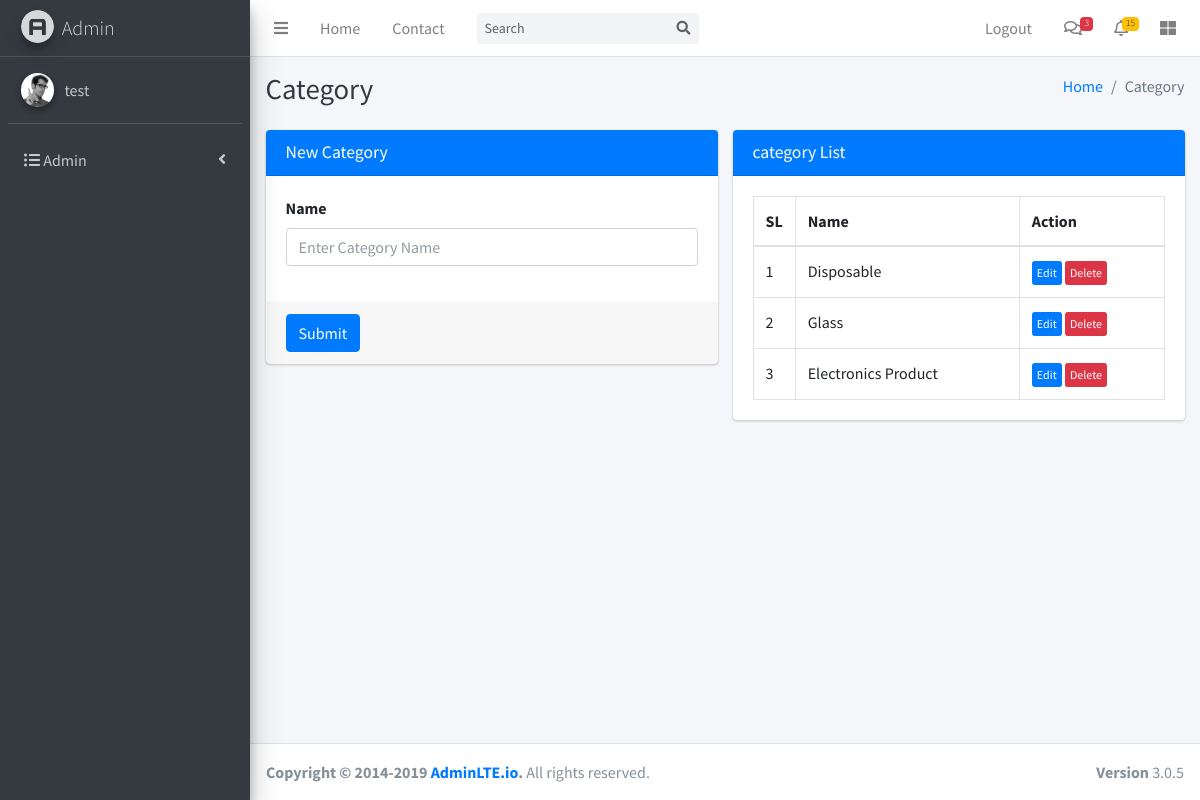
The app's page /admin/category.php (signed in) with its own data.
### tables this page shows
CREATE TABLE `category` (
  `categoryID` int(11) NOT NULL,
  `category_name` varchar(255) NOT NULL,
  `extra_charge` varchar(100) NOT NULL
);

### admin/class/Controller.php (called while the page is built, shortened)
<?php
class Controller {
    private $conn;
    function __construct($host, $user, $password, $dbName) {
        $this->conn = new mysqli($host, $user, $password, $dbName);
    }
    public function get_category() {
        $result = $this->conn->query("SELECT * FROM `category`");
        return $result;
    }
}

### admin/category.php (the view, shortened to what this page needs)
<?php
include_once 'header.php';
?>
<?php
include_once 'left_menu.php';
?>
<div class="content-wrapper">
  <div class="content-header">
    <div class="container-fluid">
      <div class="row mb-2">
        <div class="col-sm-6">
          <h1 class="m-0 text-dark">Category</h1>
        </div>
        <div class="col-sm-6">
          <ol class="breadcrumb float-sm-right">
            <li class="breadcrumb-item"><a href="#">Home</a></li>
            <li class="breadcrumb-item active">Category</li>
          </ol>
        </div>
      </div>
    </div>
  </div>
  <section class="content">
    <div class="container-fluid">
      <div class="row">
        <div class="col-md-12">
          <div class="row">
            <div class="col-md-6">
              <div class="card card-primary">
                <div class="card-header">
                  <h3 class="card-title">New Category </h3>
                </div>
                <?php
                if(isset($_GET['category_edit'])){
                  $cat=$obj->get_category_for_update($_GET['category_edit']);
                  ?>
                  <form role="form" action="<?php echo $_SERVER['PHP_SELF'] ?>" method="post">
                    <div class="card-body">
                      <div class="form-group">
                        <label for="exampleInputEmail1">Name</label>
                        <input type="text" name="name" class="form-control" id="exampleInputEmail1" placeholder="Enter Category Name" value="<?php echo $cat['category_name'] ?>">
                        <input type="hidden" name="categoryID" value="<?php echo $cat['categoryID'] ?>">
                      </div>
                    </div>
                    <div class="card-footer">
                      <button type="submit" class="btn btn-primary">Submit</button>
                    </div>
                  </form>
                  <?php
                }else{
                  ?>
                  <form role="form" action="<?php echo $_SERVER['PHP_SELF'] ?>" method="post">
                    <div class="card-body">
                      <div class="form-group">
                        <label for="exampleInputEmail1">Name</label>
                        <input type="text" name="name" class="form-control" id="exampleInputEmail1" placeholder="Enter Category Name">
                      </div>
                    </div>
                    <div class="card-footer">
                      <button type="submit" class="btn btn-primary">Submit</button>
                    </div>
                  </form>
                  <?php
                }
                ?>
              </div>
            </div>
            <div class="col-md-6">
              <div class="card">
                <div class="card-header bg-primary">
                  <h3 class="card-title">category List</h3>
                </div>
                <div class="card-body">
                  <table class="table table-bordered" id="myTable">
                    <thead>
                      <tr>
                        <th style="width: 10px">SL</th>
                        <th>Name</th>
                        <th >Action</th>
                      </tr>
                    </thead>
                    <tbody>
                      <?php
                      $list=$obj->get_category();
                      $i=1;
                      while ($row=$list->fetch_assoc()) {
                        ?>
                        <tr>
                          <td><?php echo $i++ ?></td>
                          <td><?php echo $row['category_name'] ?></td>
                          <td>
                            <a href="<?php echo $_SERVER['PHP_SELF'] ?>?category_edit=<?php echo $row['categoryID'] ?>" class="btn btn-xs btn-primary">Edit</a>
                            <a href="<?php echo $_SERVER['PHP_SELF'] ?>?category_delete=<?php echo $row['categoryID'] ?>" class="btn btn-xs btn-danger" onclick="return confirm('Are you sure?')">Delete</a>
                          </td>
                        </tr>
                        <?php } ?>
                      </tbody>
                    </table>
                  </div>
                </div>
              </div>
            </div>
          </div>
        </div>
      </div>
    </section>
  </div>
  <?php include_once 'footer.php'; ?>

### records on screen
category: category_name "Disposable"
category: category_name "Glass"
category: category_name "Electronics Product"

### other values on screen
$_SESSION['userName'] "test"
